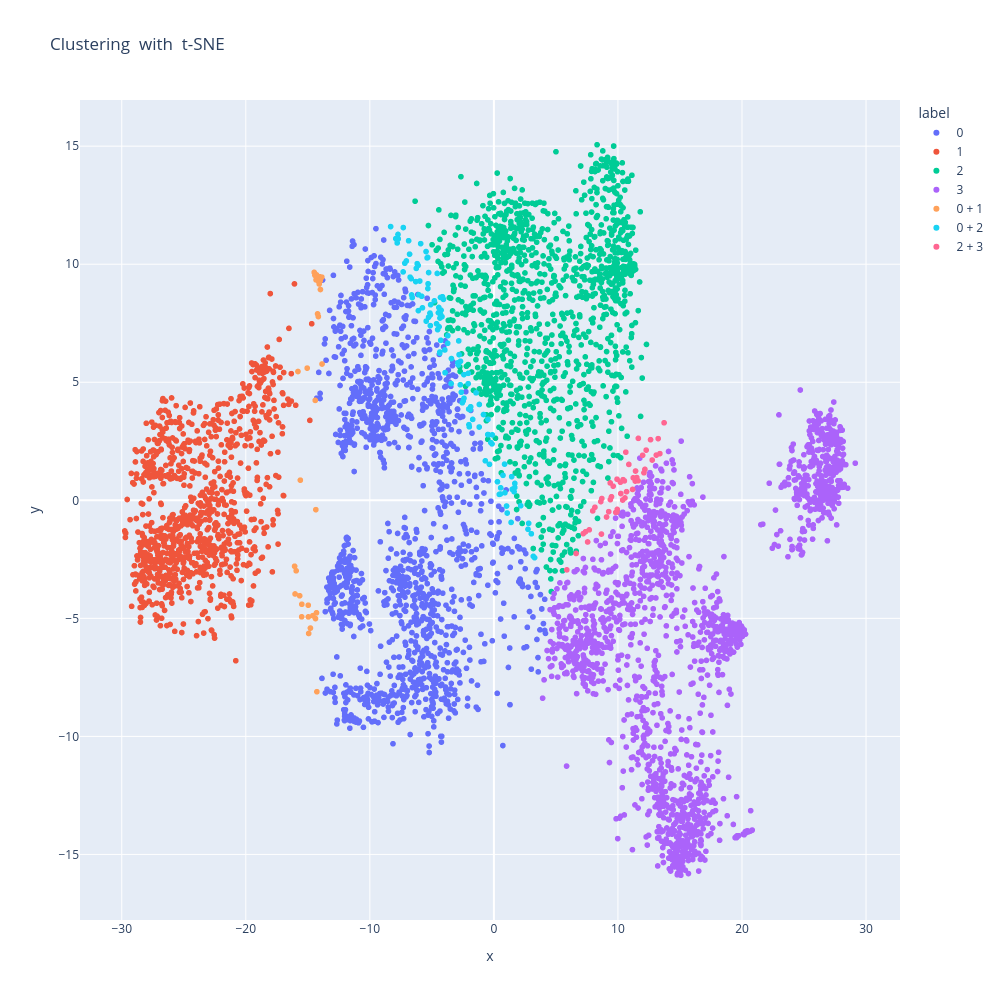

Notebook code for this chart:
### Code cell
import plotly.express as px
import pandas as pd
from sklearn.manifold import TSNE
import re

# Assume you have: 
# - spectrograms_umap (UMAP-reduced features)
# - predicted_labels (cluster labels)
# - file_names (a list with one file name per point)

# Step 1: Reduce dimensions with t-SNE
#X_2d = TSNE(n_components=2, random_state=42).fit_transform(spectrograms_scaled)
X_2d = spectrograms_reduced.copy()
file_names = spectrogram_keys
# Step 2: Create a DataFrame for Plotly
df = pd.DataFrame({
    'x': X_2d[:, 0],
    'y': X_2d[:, 1],
    'label': predicted_labels,  #predicted_labels_cmeans_genres
    'file':  spectrogram_keys
})
df["label"] = df["label"].astype(str)

def order_key(lbl: str):
    head = lbl.split("(")[0]              # e.g. "1 + 3 "
    nums = list(map(int, re.findall(r"\d+", head)))
    return (len(nums), nums)              # 1-number first, then 2-number, etc.; numeric sort within

label_order = sorted(df["label"].unique(), key=order_key)

# Step 3: Plot interactive scatter
fig = px.scatter(
    df,
    x='x', y='y',
    color=df['label'].astype(str),  # Convert to string for discrete colors
     category_orders={"label": label_order}, 
    title=f" Clustering  with  t-SNE"
)
fig.update_layout(
    autosize = False,
    width = 1000,
    height = 1000
)
fig.show()

### Figure 1 — Plotly figure (JSON) as saved in the notebook; plotly's stock layout.template omitted (floating-point values rounded to 4 significant figures; data arrays with more than 128 entries replaced by an {"elided": "..."} marker saying what was removed)
{"data": [{"hovertemplate": "label=0<br>x=%{x}<br>y=%{y}<extra></extra>", "legendgroup": "0", "marker": {"color": "#636efa", "symbol": "circle"}, "mode": "markers", "name": "0", "showlegend": true, "type": "scattergl", "x": {"elided": "1417 float values"}, "xaxis": "x", "y": {"elided": "1417 float values"}, "yaxis": "y"}, {"hovertemplate": "label=1<br>x=%{x}<br>y=%{y}<extra></extra>", "legendgroup": "1", "marker": {"color": "#EF553B", "symbol": "circle"}, "mode": "markers", "name": "1", "showlegend": true, "type": "scattergl", "x": {"elided": "978 float values"}, "xaxis": "x", "y": {"elided": "978 float values"}, "yaxis": "y"}, {"hovertemplate": "label=2<br>x=%{x}<br>y=%{y}<extra></extra>", "legendgroup": "2", "marker": {"color": "#00cc96", "symbol": "circle"}, "mode": "markers", "name": "2", "showlegend": true, "type": "scattergl", "x": {"elided": "1302 float values"}, "xaxis": "x", "y": {"elided": "1302 float values"}, "yaxis": "y"}, {"hovertemplate": "label=3<br>x=%{x}<br>y=%{y}<extra></extra>", "legendgroup": "3", "marker": {"color": "#ab63fa", "symbol": "circle"}, "mode": "markers", "name": "3", "showlegend": true, "type": "scattergl", "x": {"elided": "1666 float values"}, "xaxis": "x", "y": {"elided": "1666 float values"}, "yaxis": "y"}, {"hovertemplate": "label=0 + 1<br>x=%{x}<br>y=%{y}<extra></extra>", "legendgroup": "0 + 1", "marker": {"color": "#FFA15A", "symbol": "circle"}, "mode": "markers", "name": "0 + 1", "showlegend": true, "type": "scattergl", "x": [-14.35, -13.98, -14.14, -14.34, -14.35, -14.01, -13.87, -14.22, -14.42, -14.08, -14.06, -14.49, -14.3, -14.15, -14.01, -15.79, -15.05, -13.86, -15.49, -14.3, -15.49, -14.97, -16.03, -15.66, -14.38, -14.96, -14.6, -14.79, -14.93, -15.6, -14.4, -14.27, -16.07, -15.94], "xaxis": "x", "y": [-0.3968, 8.929, 9.27, 9.337, 9.563, 9.293, 9.452, 7.897, 9.526, 9.163, 9.453, 9.656, 9.545, 7.782, 9.465, 5.455, 5.599, 5.773, -4.404, -4.764, -4.935, -4.444, -3.967, -4.042, -5.009, -4.937, -4.888, -5.411, -5.641, 0.8527, 4.233, -8.107, -2.793, -2.985], "yaxis": "y"}, {"hovertemplate": "label=0 + 2<br>x=%{x}<br>y=%{y}<extra></extra>", "legendgroup": "0 + 2", "marker": {"color": "#19d3f3", "symbol": "circle"}, "mode": "markers", "name": "0 + 2", "showlegend": true, "type": "scattergl", "x": [-7.712, -7.303, -7.732, -5.386, -2.628, -0.3561, -3.449, -2.546, -2.469, -2.072, -1.71, -4.148, -2.41, 1.626, -2.709, 1.018, 1.682, 1.071, -0.2481, 1.432, 1.477, 0.8879, 0.7337, 1.686, -6.582, -6.089, -5.458, -7.911, -4.57, -2.805, -6.799, -7.055, -7.798, -4.348, -2.837, -4.287, -4.623, -3.937, -4.473, -5.266, -4.259, -4.799, -4.419, -4.536, -4.304, -4.065, -5.903, -5.761, -5.471, -7.184, -5.971, -0.1253, -0.837, -0.6901, -6.056, -0.4952, -4.437, -0.443, -5.124, -0.1508, -5.263, -5.322, -1.983, -2.872, -6.874, 2.161, -1.185, -3.725, -3.422, -1.439, -5.153, 1.387, -6.669, -7.318, -2.419, -0.4763, -5.335, -6.302, -5.306, -6.753, -3.709, 3.019, 0.5457, 0.86, 0.2873, -8.325, -2.011, 0.4355, -1.914, -1.873, -2.034, 3.282, 3.177, -4.299, -4.183, -6.635, 2.801, 2.75, -1.173, -3.955, -2.692, -4.355, -2.067, -2.913, 0.5267, -5.822, -6.257, -4.36, -5.102, -6.183, -6.105, -5.115], "xaxis": "x", "y": [11.07, 11.55, 11.26, 10.27, 4.577, 1.523, 4.945, 4.13, 4.214, 4.938, 3.427, 8.622, 4.323, 0.3661, 4.894, -0.2425, 0.5414, -0.5398, 2.445, 1.001, 0.4649, 0.3202, 1.057, 0.7158, 8.584, 8.034, 7.589, 11.08, 9.609, 6.17, 10.43, 10.14, 10.9, 7.721, 6.752, 6.778, 7.479, 5.407, 7.943, 7.753, 8.053, 8.448, 7.35, 7.228, 8.592, 8.511, 10.87, 8.152, 10.54, 10.04, 9.287, 2.771, 3.633, 1.671, 8.706, 2.785, 8.168, 2.782, 7.399, 2.389, 9.646, 8.969, 3.113, 5.731, 10.99, -0.2308, 3.104, 6.649, 6.003, 4.551, 7.93, -0.9364, 9.387, 9.674, 5.324, 3.428, 10.29, 9.264, 9.171, 9.452, 6.973, -1.418, 0.5291, 1.533, 0.7855, 11.59, 3.204, 0.2509, 3.834, 3.961, 3.865, -2.43, -2.372, 7.871, 7.78, 8.699, -0.9756, -1.226, 4.059, 6.368, 5.887, 6.279, 5.377, 5.823, 0.2673, 8.642, 9.823, 6.233, 8.286, 10.02, 9.951, 7.855], "yaxis": "y"}, {"hovertemplate": "label=2 + 3<br>x=%{x}<br>y=%{y}<extra></extra>", "legendgroup": "2 + 3", "marker": {"color": "#FF6692", "symbol": "circle"}, "mode": "markers", "name": "2 + 3", "showlegend": true, "type": "scattergl", "x": [10.38, 9.614, 8.701, 10.57, 9.39, 9.374, 11.18, 10.23, 9.927, 9.919, 9.827, 9.943, 11.99, 13.72, 9.258, 10.41, 11.42, 10.88, 13.24, 12.1, 12.76, 11.65, 11.23, 7.206, 11.62, 11.52, 9.48, 10.63, 11.39, 7.555, 12.63, 13.38, 8.671, 8.619, 5.879, 6.628, 9.081, 13.09, 12.17, 10.2, 7.386, 10.69, 7.966, 8.145, 10.52, 12.28, 7.687], "xaxis": "x", "y": [0.01126, 0.5989, 0.07548, 0.09857, 0.02869, 0.7358, 0.4601, 0.2869, 0.8937, -0.4973, -0.5134, -0.3843, 1.905, 3.283, -0.4808, 0.8745, 1.239, 1.521, 2.612, 1.166, 1.705, 2.624, 0.9519, -1.411, 0.8269, 0.9626, 0.1501, 2.038, 0.8151, -1.765, 2.569, 1.977, -1.43, -0.05603, -2.947, -2.252, -0.7069, 1.915, 1.312, 0.7665, -1.333, 0.3661, -0.4486, -0.2949, 0.8224, 2.126, -1.251], "yaxis": "y"}], "layout": {"autosize": false, "height": 1000, "legend": {"title": {"text": "label"}, "tracegroupgap": 0}, "title": {"text": " Clustering  with  t-SNE"}, "width": 1000, "xaxis": {"anchor": "y", "domain": [0, 1], "title": {"text": "x"}}, "yaxis": {"anchor": "x", "domain": [0, 1], "title": {"text": "y"}}}}
